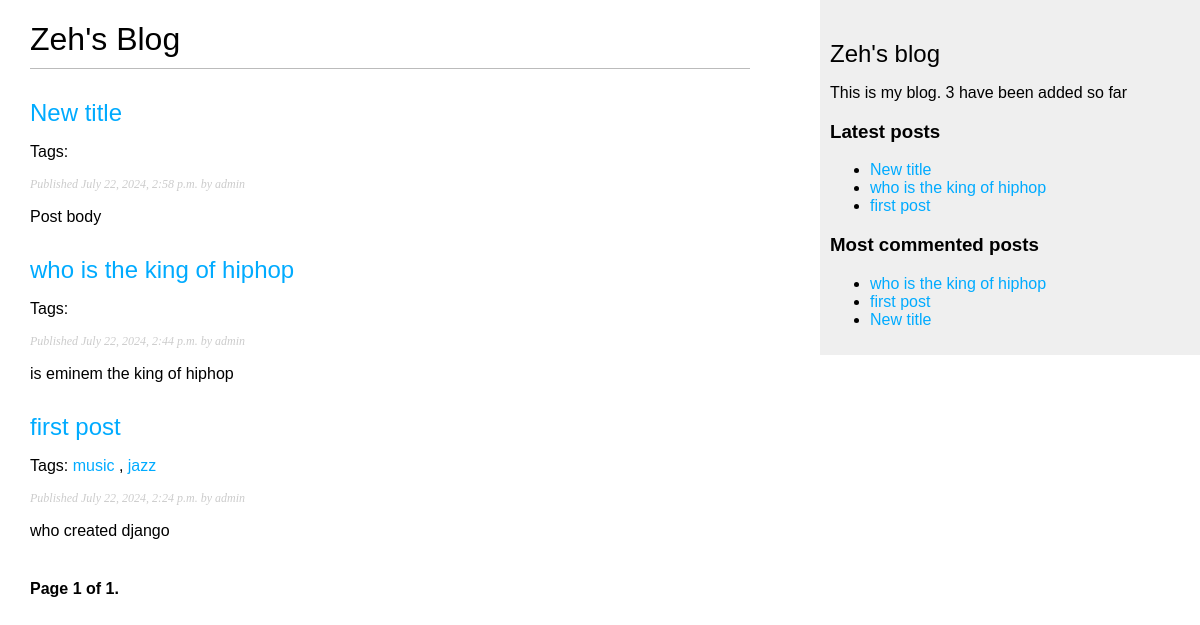
/blogs/, run on an earlier commit of the app's database.
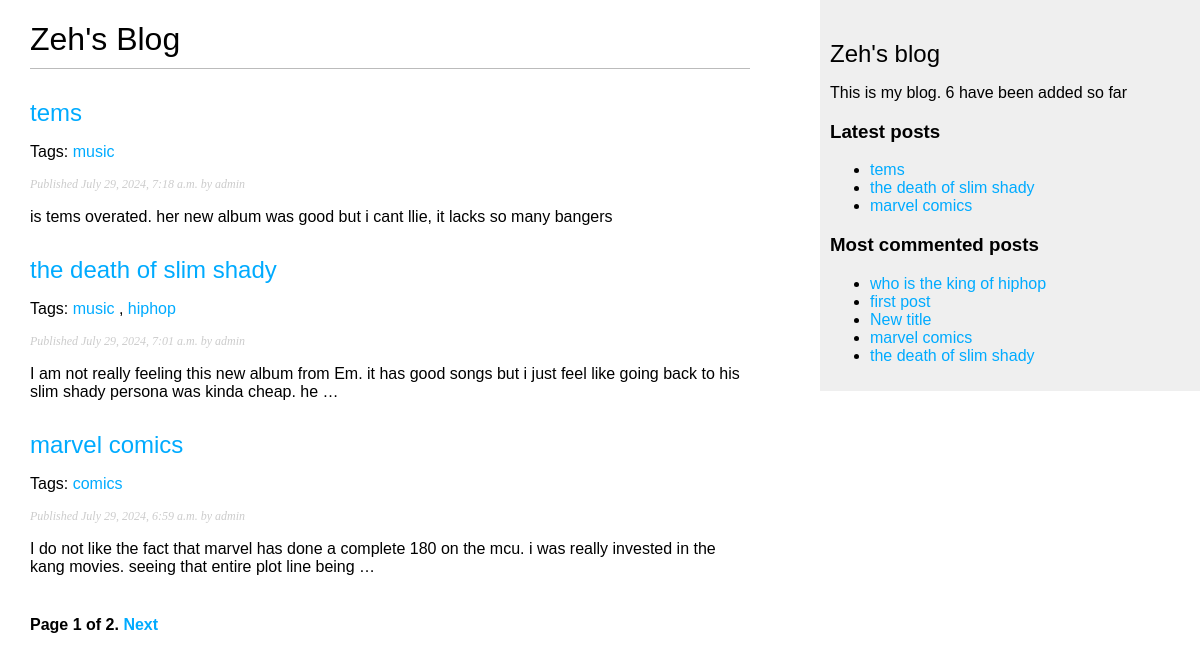
And on a later commit of the database.
### blogs/models.py (models this page shows, shortened)
class Post(models.Model):
    class Status(models.TextChoices):
        DRAFT = 'DF', 'DRAFT'
        PUBLISHED = 'PB', 'PUBLISHED'
    title = models.CharField(max_length=255)
    slug = models.SlugField(max_length=255,
                            unique_for_date='publish')
    author = models.ForeignKey(
        settings.AUTH_USER_MODEL,
        on_delete=models.CASCADE,
        related_name='blog_posts'
    )
    body = models.TextField()
    publish = models.DateTimeField(default=timezone.now)
    created_at = models.DateTimeField(auto_now_add=True)
    updated_at = models.DateTimeField(auto_now=True)
    status = models.CharField(
        max_length=2,
        choices=Status,
        default=Status.DRAFT
    )
    tags = TaggableManager()
    objects = models.Manager() # The default manager.
    published = PublishedManager() # Our custom manager.
    class Meta:
        ordering = ['-publish']
        indexes = [
            models.Index(fields=['-publish']),
        ]
    def get_absolute_url(self):
        return reverse(
        'blogs:post_detail',
        args=[
            self.publish.year,
            self.publish.month,
            self.publish.day,
            self.slug
            ]
        )

### blogs/views.py (the view)
# urls.py: path('', views.post_list, name='post_list'),
def post_list(request, tag_slug=None):
    post_list = Post.published.all()
    tag=None
    try:
        if tag_slug:
            tag = get_object_or_404(Tag, slug=tag_slug)
            post_list = post_list.filter(tags__in=[tag])
    except exception as e:
        return f"error: {e}"
    paginator = Paginator(post_list, 3)
    page_number = request.GET.get('page', 1)
    try:
        posts = paginator.page(page_number)
    except PageNotAnInteger:
        posts = paginator.page(1)
    except EmptyPage:
        posts = paginator.page(paginator.num_pages)
    return render(request, 'blogs/post/list.html', {'posts': posts, 'tag': tag})

### blogs/models.py (called while the page is built)
    def get_queryset(self):
        return (
            super().get_queryset().filter(status=Post.Status.PUBLISHED)
        )

### blogs/templatetags/blog_tags.py (called while the page is built)
@register.simple_tag
def total_posts():
    return Post.published.count()

@register.inclusion_tag('blogs/post/latest_posts.html')
def show_latest_posts(count=5):
    latest_posts = Post.published.order_by('-publish')[:count]
    return {'latest_posts': latest_posts}

@register.simple_tag
def get_most_commented_posts(count=5):
    return Post.published.annotate(
        total_comments=Count('comments')
    ).order_by('-total_comments')[:count]

@register.filter(name='markdown')
def markdown_format(text):
    return mark_safe(markdown.markdown(text))

### blogs/templates/blogs/post/list.html (shortened to what this page needs)
{% extends "blogs/base.html" %}
{% load blog_tags %}
{% block content %}
    <h1>Zeh's Blog</h1>
    {% for post in posts %}
        <h2>
<a href="{{ post.get_absolute_url }}">
            {{ post.title }}
    </a>
</h2>
<p class="tags">Tags: {% for tag in post.tags.all %}
    <a href="{% url "blogs:post_list_by_tag" tag.slug %}">
    {{ tag.name }}
    </a>{% if not forloop.last %}, {% endif %}
    {% endfor %}</p>
<p class="date">
    Published {{ post.publish }} by {{ post.author }}
</p>
    {{ post.body|markdown|truncatewords_html:30}}
{% endfor %}
{% include "pagination.html" with page=posts %}
{% endblock %}

### blogs/templates/blogs/base.html (shortened to what this page needs)
{% load blog_tags %}
{% load static %}
<!DOCTYPE html>
<html>
<head>
<link href="{% static "css/blog.css" %}" rel="stylesheet">
</head>
<body>
<div id="content">
{% block content %}
{% endblock %}
</div>
<div id="sidebar">
<h2>Zeh's blog</h2>
<p>This is my blog.
   {% total_posts%} have been added so far
</p>
<h3>Latest posts</h3>
{% show_latest_posts 3 %}
<h3>Most commented posts</h3>
{% get_most_commented_posts as most_commented_posts %}
<ul>
{% for post in most_commented_posts %}
<li>
<a href="{{ post.get_absolute_url }}">{{ post.title }}</a>
</li>
{% endfor %}
</ul>
</div>
</body>
</html>

### blogs/templates/blogs/post/latest_posts.html
<ul>
    {% for post in latest_posts %}
    <li>
    <a href="{{ post.get_absolute_url }}">{{ post.title }}</a>
    </li>
    {% endfor %}
</ul>

What changed in the data, as far as the page shows it:
no longer on one of the page's lists (row unchanged): Post: title "who is the king of hiphop", publish "July 22, 2024, 2:44 p.m.", author "admin", body "is eminem the king of hiphop"
no longer on one of the page's lists (row edited): Post: title "first post", publish "July 22, 2024, 2:24 p.m.", author "admin", body "who created django"
no longer on one of the page's lists (row unchanged): Post: title "New title", publish "July 22, 2024, 2:58 p.m.", author "admin", body "Post body"
added Post: title "tems", publish "July 29, 2024, 7:18 a.m.", author "admin", body "is tems overated. her new album was good but i cant llie, it lacks so many bangers", Tag (name "music")
added Post: title "the death of slim shady", publish "July 29, 2024, 7:01 a.m.", author "admin", body "I am not really feeling this new album from Em. it has good songs but i just feel like going back to his slim shady persona was kinda cheap. he …", Tag (name "music")
added Tag: name "hiphop", shown under "the death of slim shady"
added Post: title "marvel comics", publish "July 29, 2024, 6:59 a.m.", author "admin", body "I do not like the fact that marvel has done a complete 180 on the mcu. i was really invested in the kang movies. seeing that entire plot line being …"
added Tag: name "comics", shown under "marvel comics"
changed Post "first post": loses Tag (name "jazz"); loses Tag (name "music")
Also different on the page:
{{ page.paginator.num_pages }}: "1" → "2"
text no longer shown: "3"
text now shown: "Next 6"
